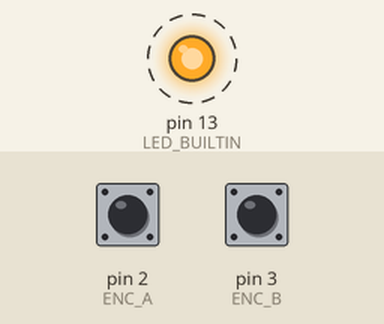
Simulated run of this sketch. Board: Arduino Uno, built with avr-gcc and run on an emulated ATmega328P. Shown: output pins drawn as LEDs (lit = HIGH). Dashed ring = blinking. The inputs (shaded band) are chosen by the test bench; at power-on: pin 2 (ENC_A) HIGH, pin 3 (ENC_B) HIGH. What the sketch prints to the serial monitor is not drawn.

Above: at 0.5 s.
Timing chart, 0 to 4.6 s (numbered marks = the images above):
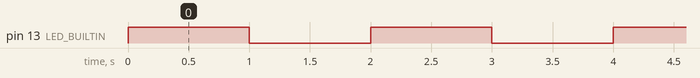

Measured:
- by itself, pin 13 (LED_BUILTIN): alternates HIGH for 1.0 s and LOW for 1.0 s

The sketch:

QUADRATURE.ino
```cpp
/*
  Jon Dolan
  Arduino quadrature encoder reading example
  Encoder interrupt function based off of http://makeatronics.blogspot.com/2013/02/efficiently-reading-quadrature-with.html
  Prepared for the Georgia Tech IEEE Hardware Team 2018

  hardware:
    Arduino UNO
    DC motor with quadrature encoder
    SparkFun TB6612FNG motor driver (doesn't have to be this driver specifically)

  hookups:
    Arduino pin 11->motor driver STBY
    Arduino pin 12->motor driver AIN1
    Arduino pin 13->motor driver AIN2
    Arduino pin 9->motor driver PWMA
    Arduino 5V->motor driver VCC
    Arduino GND->motor driver GND
    Power supply power and ground->motor driver VM and GND

    Quadature encoder A->Arduino pin 2
    Quadature encoder B->Arduino pin 3
*/

/* pin defintions */
#define PWMA (9)    // output PWM signal
#define STBY (11)   // hbridge standby (enable) signal
#define AIN1 (12)   // motor direction 1
#define AIN2 (13)   // motor direction 2
#define ENC_A (2)   // encoder input A
#define ENC_B (3)   // encoder input B

volatile int32_t count = 0;   // encoder step count, 32 bit volatile integer (volatile ensures the value is fetched everytime, necessary for global variables modified by interrupt handlers)
const int8_t encoder_table[] = {0,-1,1,0,1,0,0,-1,-1,0,0,1,0,1,-1,0};

// initialize, runs once on power up
void setup() {
    // initialize digital pin LED_BUILTIN as an output.
    pinMode(LED_BUILTIN, OUTPUT);

    Serial.begin(115200);      // open the serial port at 115200bps

    // attach the encoder interrupt function to changes on both encoder input pins
    attachInterrupt(digitalPinToInterrupt(ENC_A), encoder_isr, CHANGE);
    attachInterrupt(digitalPinToInterrupt(ENC_B), encoder_isr, CHANGE);
}

// the loop function runs over and over again forever after setup terminates
void loop() {
    // the loop function has nothing to do with regards to the encoder readings
    // it only blinks the LED and prints out the count to prove everything is working

    digitalWrite(LED_BUILTIN, HIGH);   // turn the LED on (HIGH is the voltage level)
    delay(1000);                       // wait for a second
    digitalWrite(LED_BUILTIN, LOW);    // turn the LED off by making the voltage LOW
    delay(1000);                       // wait for a second

    // when accessing the encoder count, prevent interrupts from modifying the variable
    noInterrupts();
    Serial.println(count);
    interrupts();
}

// encoder interrupt function, fires on change of either encoder input signal
// see tutorial/gif for description about how this function works
void encoder_isr() {
    static uint8_t enc_val = 0; // static allows this value to persist across function calls

    enc_val = enc_val << 2; // shift the previous state to the left
    enc_val = enc_val | ((PIND & 0b1100) >> 2); // or the current state into the 2 rightmost bits

    count += encoder_table[enc_val & 0b1111];    // preform the table lookup and increment count accordingly
}
```
